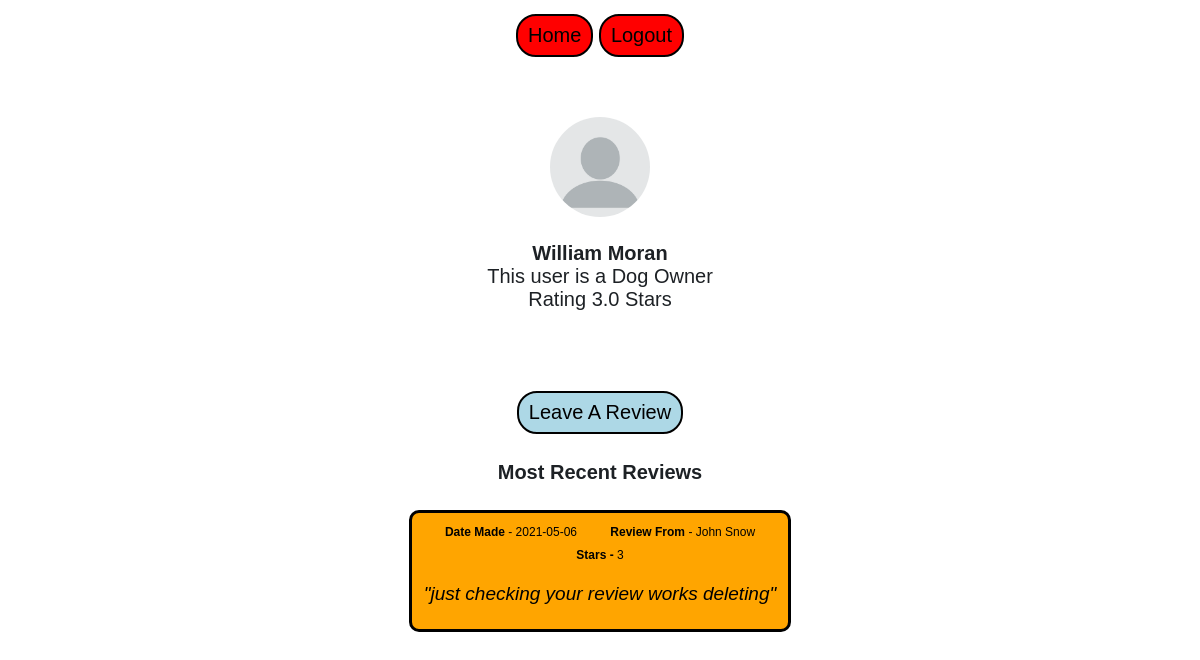
Screenshot of /profile/7 with the database file from the repository.
### tables this page shows
CREATE TABLE users (
            usrId integer primary key,
            email text,
            password text,
            firstName text,
            lastName text,
            accType text,
            postcode text,
            numberOfReviews integer,
            starRating real
            );

CREATE TABLE review (
            byUsrId integer,
            forUsrId integer,
            date text,
            star integer,
            message text,
            PRIMARY KEY (byUsrId, forUsrId, message)
            );

### app.py (the view)
@app.route('/profile/<usrId>')
def profile(usrId):
    userObj = user(usrId)
    return render_template('profile.html', userObj=userObj, user=user)

### database.py (called while the page is built)
    def search(self, col="null", search="null"):
        conn = sqlite3.connect('main.db')
        c = conn.cursor()
        if col == "email":
            c.execute(f'SELECT * FROM users WHERE email="{search}"')
            data = c.fetchall()
        elif col == "password":
            c.execute(f'SELECT * FROM users WHERE password="{search}"')
            data = c.fetchall()
        elif col == "usrId":
            c.execute(f'SELECT * FROM users WHERE usrId="{search}"')
            data = c.fetchall()
        elif col == "postcode":
            c.execute(f'SELECT * FROM users WHERE postcode="{search}"')
            data = c.fetchall()
        else:
            c.execute(f'SELECT * FROM users')
            data = c.fetchall()
        conn.commit()
        conn.close()
        return(data)

    def getReviewsFor(self, usrId):
        conn = sqlite3.connect('main.db')
        c = conn.cursor()
        c.execute(f'SELECT * FROM review WHERE forUsrId="{usrId}" ORDER BY date DESC Limit 5')
        data = c.fetchall()
        return(data)
        conn.commit()
        conn.close()

### user.py (called while the page is built)
    def getReviewsFor(self):
        result = db.getReviewsFor(self.usrId)
        return result

### templates/profile.html (shortened to what this page needs)
{% extends "base.html" %}
{% block head %}
    <link rel="stylesheet" href="{{ url_for('static', filename='css/profile.css') }}">
{% endblock %}
{% block body %}
    <img src="{{ url_for('static', filename='profilePic.png') }}">
    <p><span class="name"> {{ userObj.fName }} {{ userObj.lName }}</span><br>
        This user is a Dog {{ (userObj.accType).capitalize() }} <br>
        Rating {{ userObj.starRating }} Stars
    </p>
    <p>
        <a href="/leaveReview/{{ userObj.usrId }}" id="topButton">Leave A Review</a>
        <h4>Most Recent Reviews</h6>
        {% for i in userObj.getReviewsFor() %}
            <div class="review">
                <span style="font-size: 12px;">
                    <span class="name">Date Made</span> -  {{ i[2] }}<span style="padding-left: 30px;"></span>
                    <span class="name">Review From </span> - {{ user(i[0]).fName }} {{ user(i[0]).lName }} <br>
                    <span class="name">Stars - </span>{{ i[3] }}
                    <p class="reviewText">"{{ i[4] }}"</p>
                </span>
            </div>
        {% endfor %}
    </p>
{% endblock %}

### static/css/profile.css (style rules this page uses)
.name { font-weight: bold; }
.review { background-color: orange; margin-left: auto; margin-right: auto; display: block; border: 3px solid black; width: max-content; max-width: 475px; padding: 5px 12px; margin-bottom: 20px; text-decoration: none; color: black; border-radius: 10px; }
.reviewText { font-size: 19px; font-style: italic; }
a { font-size: 20px; border: 2px solid black; border-radius: 20px; background-color: red ; padding: 8px 10px; display: inline-block; margin-top: 6px; text-decoration: none; color: black; }
#topButton { background-color: lightblue; margin-top: 60px; }

### static/css/main.css (style rules this page uses)
body { font-size: 20px; font-weight: 100; text-decoration: none; text-align: center; color: rgb(29, 33, 37); font-family: Arial, Helvetica, sans-serif; }
img { height: 100px; width: auto; border-radius: 70%; }

### rows the page displays
users: fName "William", lName "Moran", accType "Owner", starRating "3.0"
review: date "2021-05-06", byUsrId.firstName "John", byUsrId.lastName "Snow", star "3", message "just checking your review works deleting"
